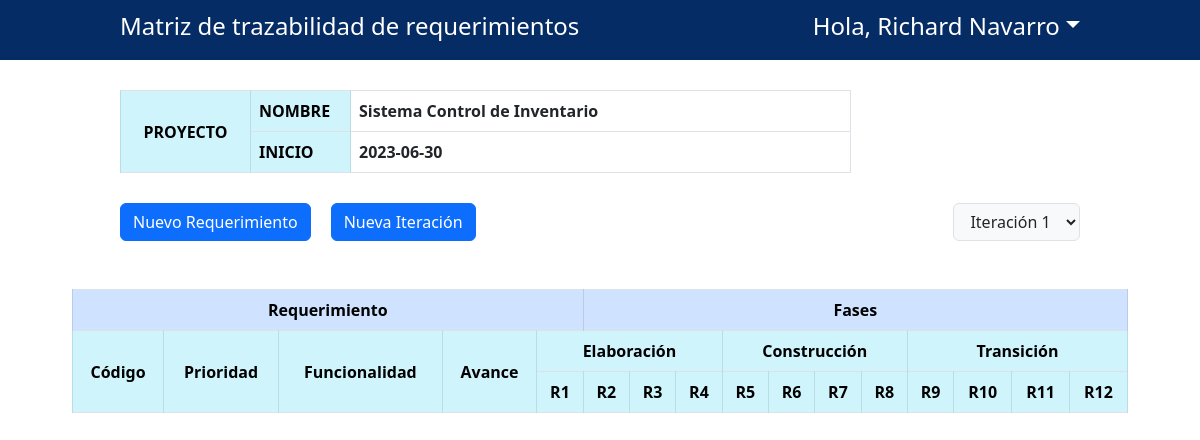
/matriz.php?id=2 (signed in), run on the app's committed database.
### tables this page shows
CREATE TABLE `proyecto` (
  `IdProyecto` int(11) NOT NULL,
  `CodigoProyecto` varchar(10) NOT NULL,
  `NombreProyecto` varchar(50) NOT NULL,
  `InicioProyecto` date NOT NULL,
  `IdUsuario` int(11) NOT NULL
);

### controller/datos_proyecto.php (called while the page is built)
<?php
    $IdProyecto = $_GET['id'];
    $sql = $conexion->prepare("select*from proyecto where IdProyecto='$IdProyecto';");
    $sql->execute();
    $datos = $sql->fetchAll(PDO::FETCH_OBJ);
?>

### controller/listar_iteraciones.php (called while the page is built, shortened)
<?php
    $IdProyecto = $_GET["id"];
    $sql->execute();
    $datos = $sql->fetchAll(PDO::FETCH_OBJ);
?>

### matriz.php (the view, shortened to what this page needs)
<!DOCTYPE html>
<html lang="en">
<head>
    <link href="https://cdn.jsdelivr.net/npm/bootstrap@5.3.0/dist/css/bootstrap.min.css" rel="stylesheet">
    <link rel="stylesheet" href="css/estilos.css">
</head>
<body>
    <div class="nav">
        <div class="nav_container">
            <h4>Matriz de trazabilidad de requerimientos</h4>
            <h4 class="dropdown-toggle" data-bs-toggle="dropdown" aria-expanded="false">Hola, <?php echo $_SESSION["nombre"] ?></h4>
        </div>
    </div>
    <table class="description table table-hover table-bordered">
        <thead>
            <?php include "model/conexion.php";  ?>
            <?php include "controller/datos_proyecto.php"; ?>
            <?php
            if($sql->rowCount() > 0) {
                foreach($datos as $dato) { ?>
                    <tr>
                        <th class="table-info text-center align-middle" width="130px" rowspan="2">PROYECTO</th>
                        <th class="table-info" width="100px">NOMBRE</th>
                        <th width="500px"><?php echo $dato->NombreProyecto;?></th>
                    </tr>
                    <tr>
                        <th class="table-info" width="100px">INICIO</th>
                        <th width="500px"><?php echo $dato->InicioProyecto;?></th>
                    </tr>
                <?php }
            } ?>
        </thead>
    </table>
    <div class="section">
        <div class="description-action">
            <div>
                <button type="button" class="btn btn-primary" data-bs-toggle="modal" data-bs-target="#requerimientoModal">
                Nuevo Requerimiento
                </button>
            </div>
            <div>
                <button type="button" class="btn btn-primary" data-bs-toggle="modal" data-bs-target="#iteracionModal">
                Nueva Iteración
                </button>
            </div>
        </div>
        <select class="input-group-text" id="lista1">
        <?php
            include "controller/listar_iteraciones.php";
            if($sql->rowCount() > 0) {
                foreach($datos as $dato) { ?>
                    <option value="<?php echo $dato->NumeroIteracionRevision1 ?>"><?php echo "Iteración ". $dato->NumeroIteracionRevision1 ?></option>
            <?php }
            }else{ ?>
                <option value="1">Sin iteraciones</option> <?php
            } ?>
        </select>
    </div>
    <div class="container">
        <div class="table table-responsive mt-5">
            <table class="table table-hover table-bordered">
                <thead class="text-center">
                    <tr>
                        <th class="table-primary" colspan="5" >Requerimiento</th>
                        <th class="table-primary" colspan="12">Fases</th>
                    </tr>
                    <tr>
                        <th class="table-info align-middle" rowspan="2">Código</th>
                        <th class="table-info align-middle" rowspan="2">Prioridad</th>
                        <th class="table-info align-middle" rowspan="2">Funcionalidad</th>
                        <th class="table-info align-middle" rowspan="2">Avance</th>
                        <th class="table-info" colspan="4" rowspan="1">Elaboración</th>
                        <th class="table-info" colspan="4" rowspan="1">Construcción</th>
                        <th class="table-info" colspan="4" rowspan="1">Transición</th>
                    </tr>
                    <tr>
                        <th class="table-info" rowspan="1" colspan="1">R1</th>
                        <th class="table-info" rowspan="1" colspan="1">R2</th>
                        <th class="table-info" rowspan="1" colspan="1">R3</th>
                        <th class="table-info" rowspan="1" colspan="1">R4</th>
                        <th class="table-info" rowspan="1" colspan="1">R5</th>
                        <th class="table-info" rowspan="1" colspan="1">R6</th>
                        <th class="table-info" rowspan="1" colspan="1">R7</th>
                        <th class="table-info" rowspan="1" colspan="1">R8</th>
                        <th class="table-info" rowspan="1" colspan="1">R9</th>
                        <th class="table-info" rowspan="1" colspan="1">R10</th>
                        <th class="table-info" rowspan="1" colspan="1">R11</th>
                        <th class="table-info" rowspan="1" colspan="1">R12</th>
                    </tr>
                </thead>
            </table>
        </div>
    </div>
</body>
</html>

### css/estilos.css (style rules this page uses)
* { margin: 0; padding: 0; box-sizing: border-box; }
.nav { height: 60px; background-color: #052c65; }
.nav_container { width: 80%; margin: 0 auto; display: flex; justify-content: space-between; align-items: center; color: #fff; }
.description { width: 80%; margin: 30px auto; display: flex; justify-content: flex-start; }
.description-action { display: flex; gap: 20px; }
.section { width: 80%; margin: 0 auto; display: flex; justify-content: space-between }
.container { width: 90%; }

### data on the page
proyecto: NombreProyecto "Sistema Control de Inventario", InicioProyecto "2023-06-30"

### other printed values
$_SESSION["nombre"] "Richard Navarro"
